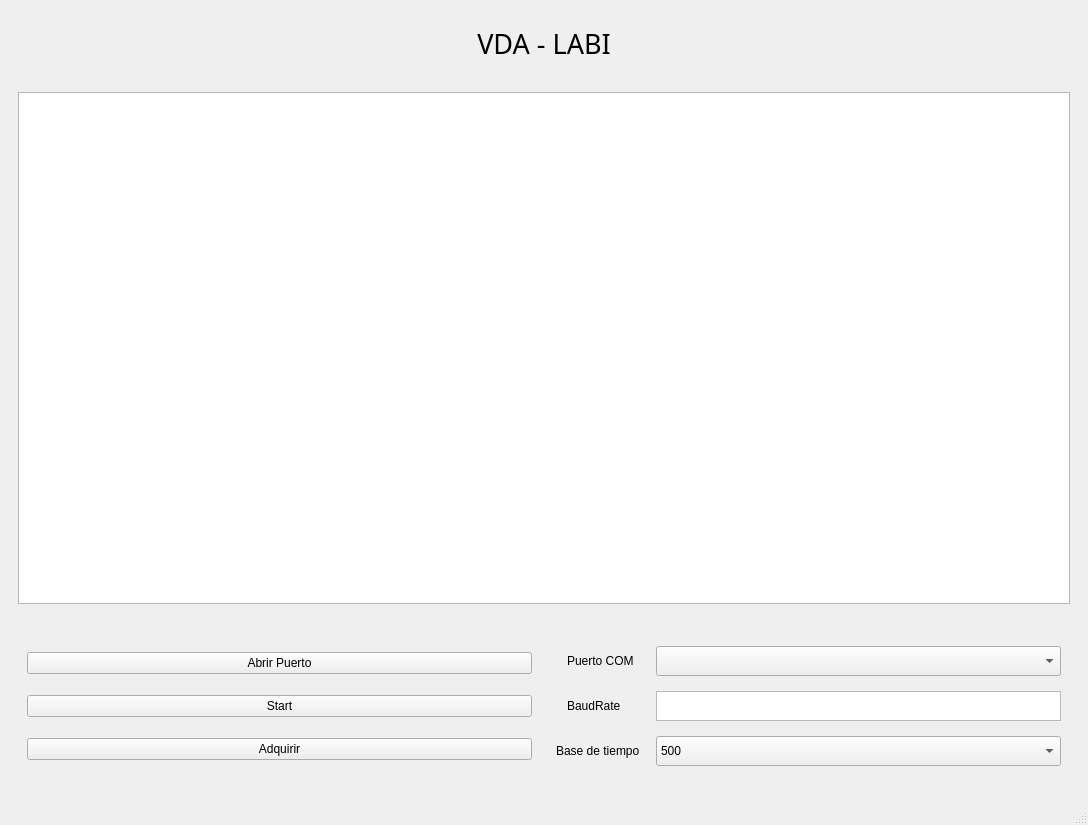
<?xml version="1.0" encoding="UTF-8"?>
<ui version="4.0">
 <class>mainWindow</class>
 <widget class="QMainWindow" name="mainWindow">
  <property name="geometry">
   <rect>
    <x>0</x>
    <y>0</y>
    <width>1088</width>
    <height>825</height>
   </rect>
  </property>
  <property name="maximumSize">
   <size>
    <width>16777215</width>
    <height>16777215</height>
   </size>
  </property>
  <property name="windowTitle">
   <string>VDA Plotter</string>
  </property>
  <widget class="QWidget" name="centralwidget">
   <layout class="QVBoxLayout" name="verticalLayout_2">
    <item>
     <widget class="QFrame" name="frame">
      <property name="minimumSize">
       <size>
        <width>211</width>
        <height>60</height>
       </size>
      </property>
      <property name="frameShape">
       <enum>QFrame::NoFrame</enum>
      </property>
      <property name="frameShadow">
       <enum>QFrame::Raised</enum>
      </property>
      <property name="lineWidth">
       <number>5</number>
      </property>
      <layout class="QHBoxLayout" name="horizontalLayout">
       <item>
        <widget class="QLabel" name="label">
         <property name="minimumSize">
          <size>
           <width>0</width>
           <height>50</height>
          </size>
         </property>
         <property name="maximumSize">
          <size>
           <width>50</width>
           <height>50</height>
          </size>
         </property>
         <property name="text">
          <string/>
         </property>
         <property name="pixmap">
          <pixmap>FI.png</pixmap>
         </property>
         <property name="scaledContents">
          <bool>true</bool>
         </property>
         <property name="alignment">
          <set>Qt::AlignRight|Qt::AlignTrailing|Qt::AlignVCenter</set>
         </property>
        </widget>
       </item>
       <item>
        <widget class="QLabel" name="lbl_Titulo">
         <property name="minimumSize">
          <size>
           <width>211</width>
           <height>0</height>
          </size>
         </property>
         <property name="maximumSize">
          <size>
           <width>300</width>
           <height>300</height>
          </size>
         </property>
         <property name="font">
          <font>
           <family>Bahnschrift</family>
           <pointsize>20</pointsize>
          </font>
         </property>
         <property name="frameShape">
          <enum>QFrame::NoFrame</enum>
         </property>
         <property name="frameShadow">
          <enum>QFrame::Plain</enum>
         </property>
         <property name="text">
          <string>VDA - LABI</string>
         </property>
         <property name="alignment">
          <set>Qt::AlignCenter</set>
         </property>
        </widget>
       </item>
       <item>
        <widget class="QLabel" name="label_2">
         <property name="maximumSize">
          <size>
           <width>50</width>
           <height>50</height>
          </size>
         </property>
         <property name="text">
          <string/>
         </property>
         <property name="pixmap">
          <pixmap>UNMDP1.png</pixmap>
         </property>
         <property name="scaledContents">
          <bool>true</bool>
         </property>
        </widget>
       </item>
      </layout>
     </widget>
    </item>
    <item>
     <widget class="QFrame" name="frame_2">
      <property name="minimumSize">
       <size>
        <width>400</width>
        <height>300</height>
       </size>
      </property>
      <property name="frameShape">
       <enum>QFrame::NoFrame</enum>
      </property>
      <property name="frameShadow">
       <enum>QFrame::Plain</enum>
      </property>
      <property name="lineWidth">
       <number>1</number>
      </property>
      <layout class="QHBoxLayout" name="horizontalLayout_2">
       <item>
        <widget class="QGraphicsView" name="graphicsView"/>
       </item>
      </layout>
     </widget>
    </item>
    <item>
     <widget class="QFrame" name="frame_5">
      <property name="maximumSize">
       <size>
        <width>16777215</width>
        <height>175</height>
       </size>
      </property>
      <property name="frameShape">
       <enum>QFrame::NoFrame</enum>
      </property>
      <property name="frameShadow">
       <enum>QFrame::Plain</enum>
      </property>
      <layout class="QHBoxLayout">
       <property name="sizeConstraint">
        <enum>QLayout::SetDefaultConstraint</enum>
       </property>
       <item>
        <widget class="QFrame" name="frame_3">
         <property name="sizePolicy">
          <sizepolicy hsizetype="Expanding" vsizetype="Preferred">
           <horstretch>0</horstretch>
           <verstretch>0</verstretch>
          </sizepolicy>
         </property>
         <property name="minimumSize">
          <size>
           <width>200</width>
           <height>0</height>
          </size>
         </property>
         <property name="frameShape">
          <enum>QFrame::NoFrame</enum>
         </property>
         <property name="frameShadow">
          <enum>QFrame::Plain</enum>
         </property>
         <layout class="QVBoxLayout" name="verticalLayout">
          <item>
           <widget class="QPushButton" name="btn_Puerto">
            <property name="text">
             <string>Abrir Puerto</string>
            </property>
           </widget>
          </item>
          <item>
           <widget class="QPushButton" name="btn_Start">
            <property name="text">
             <string>Start</string>
            </property>
           </widget>
          </item>
          <item>
           <widget class="QPushButton" name="btn_Adquirir">
            <property name="text">
             <string>Adquirir</string>
            </property>
           </widget>
          </item>
         </layout>
        </widget>
       </item>
       <item>
        <widget class="QFrame" name="frame_4">
         <property name="minimumSize">
          <size>
           <width>200</width>
           <height>33</height>
          </size>
         </property>
         <property name="frameShape">
          <enum>QFrame::NoFrame</enum>
         </property>
         <property name="frameShadow">
          <enum>QFrame::Plain</enum>
         </property>
         <layout class="QFormLayout" name="formLayout">
          <property name="fieldGrowthPolicy">
           <enum>QFormLayout::AllNonFixedFieldsGrow</enum>
          </property>
          <property name="labelAlignment">
           <set>Qt::AlignRight|Qt::AlignTrailing|Qt::AlignVCenter</set>
          </property>
          <property name="formAlignment">
           <set>Qt::AlignHCenter|Qt::AlignTop</set>
          </property>
          <property name="horizontalSpacing">
           <number>16</number>
          </property>
          <item row="1" column="1">
           <widget class="QComboBox" name="CombBox_Port">
            <property name="maximumSize">
             <size>
              <width>600</width>
              <height>30</height>
             </size>
            </property>
           </widget>
          </item>
          <item row="3" column="1">
           <widget class="QTextEdit" name="TextEdit_BaudRate">
            <property name="enabled">
             <bool>true</bool>
            </property>
            <property name="minimumSize">
             <size>
              <width>73</width>
              <height>30</height>
             </size>
            </property>
            <property name="maximumSize">
             <size>
              <width>600</width>
              <height>30</height>
             </size>
            </property>
           </widget>
          </item>
          <item row="3" column="0">
           <widget class="QLabel" name="lbl_BaudRate">
            <property name="minimumSize">
             <size>
              <width>73</width>
              <height>30</height>
             </size>
            </property>
            <property name="text">
             <string>BaudRate</string>
            </property>
           </widget>
          </item>
          <item row="1" column="0">
           <widget class="QLabel" name="label_COM">
            <property name="minimumSize">
             <size>
              <width>73</width>
              <height>30</height>
             </size>
            </property>
            <property name="text">
             <string>Puerto COM</string>
            </property>
           </widget>
          </item>
          <item row="5" column="1">
           <widget class="QComboBox" name="comboBox_Time">
            <property name="minimumSize">
             <size>
              <width>0</width>
              <height>0</height>
             </size>
            </property>
            <property name="maximumSize">
             <size>
              <width>600</width>
              <height>30</height>
             </size>
            </property>
            <property name="editable">
             <bool>false</bool>
            </property>
            <item>
             <property name="text">
              <string>500</string>
             </property>
            </item>
            <item>
             <property name="text">
              <string>1000</string>
             </property>
            </item>
            <item>
             <property name="text">
              <string>1500</string>
             </property>
            </item>
           </widget>
          </item>
          <item row="5" column="0">
           <widget class="QLabel" name="label_baseTiempo">
            <property name="minimumSize">
             <size>
              <width>73</width>
              <height>30</height>
             </size>
            </property>
            <property name="text">
             <string>Base de tiempo</string>
            </property>
           </widget>
          </item>
         </layout>
        </widget>
       </item>
      </layout>
     </widget>
    </item>
   </layout>
  </widget>
  <widget class="QStatusBar" name="statusbar"/>
 </widget>
 <resources/>
 <connections/>
</ui>
